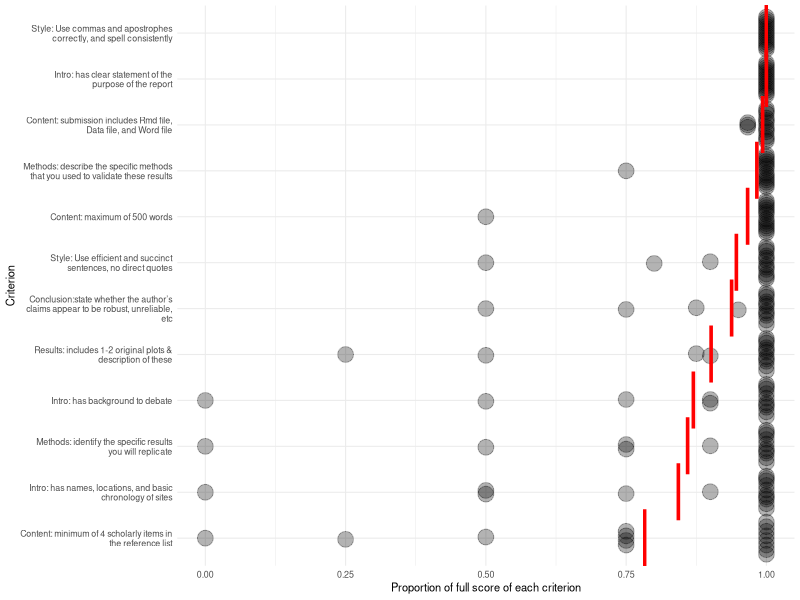

Generate this figure with R:

## ---- prepare-the-rubric-data
library(tidyverse)
library(ggbeeswarm)

#' read in the data
# what a mess
grading_rubric <- readxl::read_excel(here::here("analysis/data/raw_data/grading-rubric.xlsx"))

#' clean the data
criteria <-
  grading_rubric %>%
  select(1) %>%
  # get every second row
  filter(row_number() %% 2 == 1) %>%
  slice(1:12) %>%
  pull()

criteria_short <- c(
"Content: submission includes Rmd file, Data file, and Word file"
,"Content: maximum of 500 words"
,"Content: minimum of 4 scholarly items in the reference list"
,"Intro: has clear statement of the purpose of the report"
,"Intro: has background to debate"
,"Intro: has names, locations, and basic chronology of sites"
,"Methods: identify the specific results you will replicate"
,"Methods: describe the specific methods that you used to validate these results"
,"Results: includes 1-2 original plots & description of these"
, "Conclusion:state whether the author’s claims appear to be robust, unreliable, etc"
, "Style: Use efficient and succinct sentences, no direct quotes"
, "Style: Use commas and apostrophes correctly, and spell consistently"
)

# clean up the scores from canvas, one col per student
clean_and_ratio_the_score <-
  function(x) {
    str_remove_all(x, "/|pts") %>%
      str_squish() %>%
      str_split(" ") %>%
      unlist() %>%
      parse_number() %>%
      enframe() %>%
      spread(name, value) %>%
      mutate(prop = `1` / `2`) %>%
      pull(prop) %>%
      as.numeric()
  }

#
scores <-
grading_rubric %>%
  select(contains("Ratings")) %>%
  # get every second row
  filter(row_number() %% 2 == 0) %>%
  mutate(criteria = criteria_short) %>%
  gather(student, score, -criteria) %>%
  mutate(prop = map_dbl(score, clean_and_ratio_the_score))

## ---- plot-the-rubric-data
rubric_data_plot <-
scores %>%
  mutate(criteria = str_wrap((criteria), 40)) %>%
  ggplot(aes(reorder(criteria, prop),
             prop)) +
  geom_quasirandom(alpha = 0.3,
              size = 5) +
  stat_summary(fun.y=mean,
               geom="point",
               shape="\U007C",
               size=15,
               colour="red") +
  labs(y = "Proportion of full score of each criterion",
       x = "Criterion") +
  theme_minimal(base_size = 8) +
  coord_flip()

ggsave(plot = rubric_data_plot,
       here::here('analysis/figures/rubric_score_distribution.png'),
       width = 5.75)



